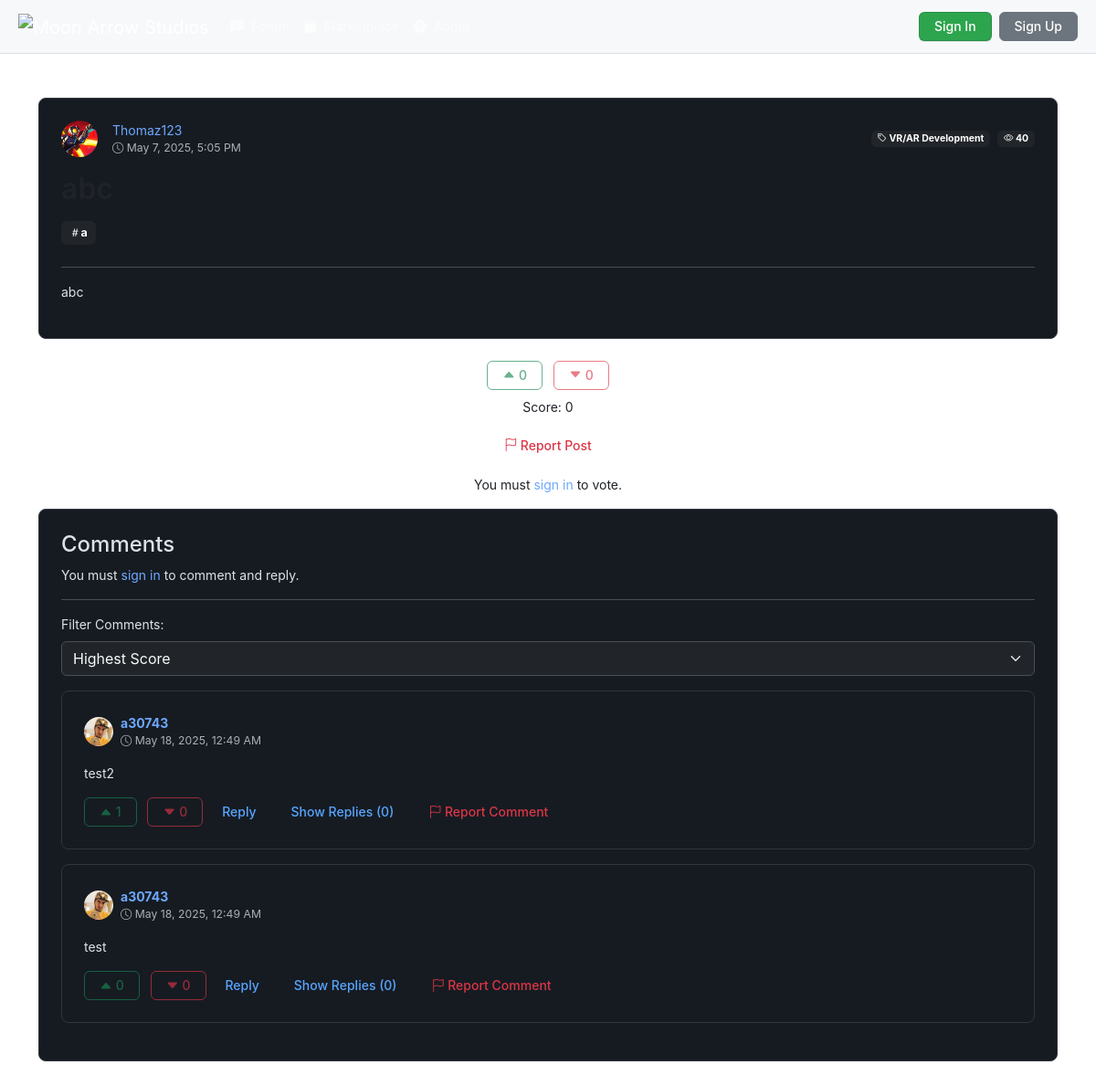
The page /php/view_post.php?id=81&comment=74 on the database its author committed.
### tables this page shows
CREATE TABLE IF NOT EXISTS `posts` (
  `id` int NOT NULL AUTO_INCREMENT,
  `title` varchar(255) NOT NULL,
  `content` text NOT NULL,
  `category_id` int NOT NULL,
  `hashtags` text,
  `images` text,
  `created_at` timestamp NULL DEFAULT CURRENT_TIMESTAMP,
  `videos` text,
  `user_id` int NOT NULL,
  `upvotes` int DEFAULT '0',
  `downvotes` int DEFAULT '0',
  `status` enum('published','draft','hidden') NOT NULL DEFAULT 'published',
  `views` int DEFAULT '0',
  `updated_at` timestamp NULL DEFAULT CURRENT_TIMESTAMP ON UPDATE CURRENT_TIMESTAMP,
  `reported_count` int DEFAULT '0',
  PRIMARY KEY (`id`),
  KEY `fk_posts_categories` (`category_id`),
  KEY `user_id` (`user_id`)
);

CREATE TABLE IF NOT EXISTS `users` (
  `user_id` int NOT NULL AUTO_INCREMENT,
  `username` varchar(50) NOT NULL,
  `email` varchar(100) NOT NULL,
  `password` varchar(255) NOT NULL,
  `role` enum('admin','user') DEFAULT 'user',
  `created_at` datetime DEFAULT CURRENT_TIMESTAMP,
  `profile_picture` varchar(255) DEFAULT NULL,
  `banner` varchar(255) DEFAULT NULL,
  `description` text,
  `status` enum('active','suspended') NOT NULL DEFAULT 'active',
  `youtube` varchar(255) DEFAULT NULL,
  `linkedin` varchar(255) DEFAULT NULL,
  `twitter` varchar(255) DEFAULT NULL,
  `instagram` varchar(255) DEFAULT NULL,
  `github` varchar(255) DEFAULT NULL,
  `portfolio` varchar(255) DEFAULT NULL,
  `reported_count` int NOT NULL DEFAULT '0',
  PRIMARY KEY (`user_id`),
  UNIQUE KEY `username` (`username`),
  UNIQUE KEY `email` (`email`)
);

CREATE TABLE IF NOT EXISTS `categories` (
  `id` int NOT NULL AUTO_INCREMENT,
  `name` varchar(100) NOT NULL,
  PRIMARY KEY (`id`)
);

CREATE TABLE IF NOT EXISTS `comments` (
  `id` int NOT NULL AUTO_INCREMENT,
  `post_id` int NOT NULL,
  `user_id` int NOT NULL,
  `content` text NOT NULL,
  `created_at` datetime DEFAULT CURRENT_TIMESTAMP,
  `parent_id` int DEFAULT NULL,
  `upvotes` int NOT NULL DEFAULT '0',
  `downvotes` int NOT NULL DEFAULT '0',
  `status` enum('published','draft','hidden') NOT NULL DEFAULT 'published',
  `reported_count` int NOT NULL DEFAULT '0',
  `updated_at` timestamp NULL DEFAULT CURRENT_TIMESTAMP ON UPDATE CURRENT_TIMESTAMP,
  PRIMARY KEY (`id`),
  KEY `post_id` (`post_id`),
  KEY `user_id` (`user_id`),
  KEY `idx_parent_id` (`parent_id`)
);

### php/view_post.php (the view, shortened to what this page needs)
<?php
require 'db_connect.php';
$post_id = isset($_GET['id']) ? intval($_GET['id']) : 0;
$stmt = $conn->prepare("SELECT posts.*, categories.name AS category_name, users.username, users.profile_picture
                        FROM posts
                        JOIN categories ON posts.category_id = categories.id
                        JOIN users ON posts.user_id = users.user_id
                        WHERE posts.id = ? AND posts.status = 'published'");
$stmt->bind_param("i", $post_id);
$stmt->execute();
$result = $stmt->get_result();
$post = $result->fetch_assoc();
$filter = isset($_GET['filter']) ? $_GET['filter'] : 'highest_score';
$order_by = 'c1.created_at DESC';
switch ($filter) {
    case 'highest_score':
    default:
        $order_by = '(c1.upvotes - c1.downvotes) DESC';
        break;
}
$comments_stmt = $conn->prepare("
    SELECT c1.*, users.username, users.profile_picture,
        (SELECT COUNT(*) FROM comments c2 WHERE c2.parent_id = c1.id AND c2.status != 'hidden') AS reply_count
    FROM comments c1
    JOIN users ON c1.user_id = users.user_id
    WHERE c1.post_id = ? AND c1.parent_id IS NULL AND c1.status != 'hidden'
    ORDER BY $order_by
");
$comments_stmt->bind_param("i", $post_id);
$comments_stmt->execute();
$comments_result = $comments_stmt->get_result();
$comments = [];
while ($row = $comments_result->fetch_assoc()) {
    $row['replies'] = [];
    $comments[] = $row;
}
?>
<!DOCTYPE html>
<html lang="en" data-bs-theme="dark">
<head> <?php include 'header.php'; ?>
	<link rel="stylesheet" href="https://cdnjs.cloudflare.com/ajax/libs/highlight.js/11.7.0/styles/default.min.css">
	<link rel="stylesheet" href="https://cdn.quilljs.com/1.3.7/quill.snow.css">
    <link rel="stylesheet" href="https://cdnjs.cloudflare.com/ajax/libs/animate.css/4.1.1/animate.min.css" />
</head>
<body>
<div class="container mt-5">
    <div class="card animate__animated animate__fadeIn">
        <div class="card-body">
            <div class="post-header mb-4">
                <div class="d-flex align-items-center justify-content-between mb-3">
                    <div class="d-flex align-items-center animate__animated animate__fadeInLeft">
                        <div class="profile-pic-container me-3">
                            <?php if (!empty($post['profile_picture'])): ?>
                                <img src="<?= htmlspecialchars($post['profile_picture']) ?>" alt="Profile" class="rounded-circle" width="40" height="40">
                            <?php else: ?>
                                <div class="rounded-circle bg-secondary d-flex align-items-center justify-content-center" style="width: 40px; height: 40px;">
                                    <i class="bi bi-person-fill text-white"></i>
                                </div>
                            <?php endif; ?>
                        </div>
                        <div>
                            <a href="profile.php?id=<?= htmlspecialchars($post['user_id']) ?>" class="text-decoration-none">
                                <?= htmlspecialchars($post['username'] ?? 'Anonymous') ?>
                            </a>
                            <div class="text-muted small">
                                <i class="bi bi-clock"></i> <?= date('F j, Y, g:i A', strtotime($post['created_at'])) ?>
                            </div>
                        </div>
                    </div>
                    <div class="d-flex align-items-center animate__animated animate__fadeInRight">
                        <span class="badge bg-dark me-2">
                            <i class="bi bi-tag"></i> <?= htmlspecialchars($post['category_name'] ?? 'Uncategorized') ?>
                        </span>
                        <span class="badge bg-dark">
                            <i class="bi bi-eye"></i> <?= htmlspecialchars($post['views'] ?? '0') ?>
                        </span>
                    </div>
                </div>
                <h1 class="card-title mb-3 animate__animated animate__fadeInDown"><?= htmlspecialchars($post['title'] ?? 'No Title') ?></h1>
                <?php if (!empty($post['hashtags'])): ?>
                    <div class="hashtag-container mb-3 animate__animated animate__fadeIn">
                        <?php
                        preg_match_all('/#([^\s#]+)/', $post['hashtags'], $matches);
                        foreach ($matches[1] as $tag) {
                            echo '<span class="badge bg-dark me-1"><i class="bi bi-hash"></i>' . htmlspecialchars($tag) . '</span>';
                        }
                        ?>
                    </div>
                <?php endif; ?>
            </div>
            <hr>
            <div class="animate__animated animate__fadeIn">
                <?= $post['content'] ?>
            </div>
        </div>
    </div>
</div>
<div class="text-center mt-3 animate__animated animate__fadeIn animate__delay-1s">
    <button class="btn btn-outline-success me-2 upvote-btn <?= isset($_SESSION['user_id']) ? '' : 'disabled' ?>" data-post-id="<?= $post_id ?>" <?= isset($_SESSION['user_id']) ? '' : 'disabled' ?>>
        <i class="bi bi-caret-up-fill"></i> <span id="upvote-count"><?= $post['upvotes'] ?></span>
    </button>
    <button class="btn btn-outline-danger downvote-btn <?= isset($_SESSION['user_id']) ? '' : 'disabled' ?>" data-post-id="<?= $post_id ?>" <?= isset($_SESSION['user_id']) ? '' : 'disabled' ?>>
        <i class="bi bi-caret-down-fill"></i> <span id="downvote-count"><?= $post['downvotes'] ?></span>
    </button>
    <p class="mt-2">Score: <span id="score"><?= $post['upvotes'] - $post['downvotes'] ?></span></p>
    <button class="btn text-danger report-btn mb-3" data-content-type="post" data-content-id="<?= $post_id ?>">
        <i class="bi bi-flag"></i> Report Post
    </button>
</div>
<?php if (!isset($_SESSION['user_id'])): ?>
    <p class="text-center animate__animated animate__fadeIn animate__delay-1s">You must <a href="sign_in/sign_in_html.php" class="text-decoration-none">sign in</a> to vote.</p>
<?php endif; ?>
<div class="container mt-3">
    <div class="card animate__animated animate__fadeIn animate__delay-1s">
        <div class="card-body">
            <h4 class="animate__animated animate__fadeInLeft">Comments</h4>
            <?php if (isset($_SESSION['user_id'])): ?>
                <div id="comment-editor" class="mb-3 animate__animated animate__fadeIn animate__delay-1s"></div>
                <button class="btn btn-primary animate__animated animate__fadeIn animate__delay-1s" id="submit-comment" data-post-id="<?= $post_id ?>">Submit Comment</button>
            <?php else: ?>
                <p class="animate__animated animate__fadeIn animate__delay-1s">You must <a href="sign_in/sign_in_html.php" class="text-decoration-none">sign in</a> to comment and reply.</p>
            <?php endif; ?>
            <hr>
            <div class="mb-3 animate__animated animate__fadeIn animate__delay-1s">
                <label for="filter" class="form-label">Filter Comments:</label>
                <select name="filter" id="filter" class="form-select me-2 bg-dark text-light">
                    <option value="highest_score" <?= isset($_GET['filter']) && $_GET['filter'] == 'highest_score' ? 'selected' : '' ?>>Highest Score</option>
                </select>
            </div>
            <div id="comments-container">
                <?php
                $commentDelay = 1;
                foreach ($comments as $comment):
                $commentDelay += 0.2;
                ?>
                <div class="card mb-3 animate__animated animate__fadeInUp" id="comment-<?php echo $comment['id']; ?>" style="max-width: 100%; animation-delay: <?= $commentDelay ?>s;">
                    <div class="card-body">
                        <div class="d-flex align-items-center mb-3">
                            <div class="me-2">
                                <?php if (!empty($comment['profile_picture'])): ?>
                                    <img src="<?= htmlspecialchars($comment['profile_picture']) ?>" alt="Profile" class="rounded-circle" width="32" height="32">
                                <?php else: ?>
                                    <div class="rounded-circle bg-secondary d-flex align-items-center justify-content-center" style="width: 32px; height: 32px;">
                                        <i class="bi bi-person-fill text-white"></i>
                                    </div>
                                <?php endif; ?>
                            </div>
                            <div>
                                <a href="profile.php?id=<?php echo htmlspecialchars($comment['user_id']); ?>" class="text-decoration-none fw-bold">
                                    <?php echo htmlspecialchars($comment['username']); ?>
                                </a>
                                <div class="text-muted small">
                                    <i class="bi bi-clock"></i> <?php echo date('F j, Y, g:i A', strtotime($comment['created_at'])); ?>
                                </div>
                            </div>
                        </div>
                        <p class="card-text"><?php echo $comment['content']; ?></p>
                        <button class="btn btn-outline-success me-2 upvote-comment-btn <?php echo isset($_SESSION['user_id']) ? '' : 'disabled'; ?>" data-comment-id="<?php echo $comment['id']; ?>">
                            <i class="bi bi-caret-up-fill"></i> <span class="upvote-count"><?php echo $comment['upvotes'] ?? 0; ?></span>
                        </button>
                        <button class="btn btn-outline-danger downvote-comment-btn <?php echo isset($_SESSION['user_id']) ? '' : 'disabled'; ?>" data-comment-id="<?php echo $comment['id']; ?>">
                            <i class="bi bi-caret-down-fill"></i> <span class="downvote-count"><?php echo $comment['downvotes'] ?? 0; ?></span>
                        </button>
                        <a class="btn btn-link text-decoration-none reply-btn" data-comment-id="<?php echo $comment['id']; ?>">Reply</a>
                        <a class="btn btn-link text-decoration-none toggle-replies-btn" data-comment-id="<?php echo $comment['id']; ?>" data-reply-count="<?php echo $comment['reply_count']; ?>">
                            Show Replies (<?php echo $comment['reply_count']; ?>)
                        </a>
                        <button class="btn text-danger report-btn" data-content-type="comment" data-content-id="<?= $comment['id'] ?>">
                            <i class="bi bi-flag"></i> Report Comment
                        </button>
                    </div>
                </div>
                <?php endforeach; ?>
            </div>
        </div>
    </div>
</div>
	<br> <?php $conn->close(); ?> <script src="https://cdn.quilljs.com/1.3.7/quill.min.js"></script>
</body>

### php/header.php (style rules this page uses)
:root { --color-canvas-default: #ffffff; --color-canvas-subtle: #f6f8fa; --color-border-default: #d0d7de; --color-border-muted: #d8dee4; --color-btn-primary-bg: #2da44e; --color-btn-primary-hover-bg: #2c974b; --color-fg-default: #1F2328; --color-fg-muted: #656d76; --color-accent-fg: #0969da; --color-input-bg: #ffffff; --color-card-bg: #ffffff; --color-card-border: #d0d7de; --color-header-bg: #f6f8fa; --color-modal-bg: #ffffff; --color-alert-error-bg: #FFEBE9; --color-alert-error-border: rgba(255, 129, 130, 0.4); --color-alert-error-fg: #cf222e; --animation-duration: 0.8s; }
.header { font-family: -apple-system, BlinkMacSystemFont, "Segoe UI", "Noto Sans", Helvetica, Arial, sans-serif; background-color: var(--color-canvas-default); color: var(--color-fg-default); line-height: 1.5; font-size: 14px; }
.header .btn { border-radius: 6px; padding: 5px 16px; font-size: 14px; font-weight: 500; line-height: 20px; transition: .2s cubic-bezier(0.3, 0, 0.5, 1); }

### php/view_post.php (style rules this page uses)
:root { --color-canvas-default: #ffffff; --color-canvas-subtle: #f6f8fa; --color-border-default: #d0d7de; --color-border-muted: #d8dee4; --color-btn-primary-bg: #2da44e; --color-btn-primary-hover-bg: #2c974b; --color-fg-default: #1F2328; --color-fg-muted: #656d76; --color-accent-fg: #0969da; --color-input-bg: #ffffff; --color-vote-active: #238636; --color-downvote-active: #cf222e; --color-comment-bg: #ffffff; --color-comment-border: #d0d7de; --color-reply-bg: #f6f8fa; --color-code-bg: #f6f8fa; --color-media-overlay: rgba(0, 0, 0, 0.5); --color-card-bg: #161b22; --color-card-border: #30363d; --color-accent-fg: #58a6ff; }
* { transition: all 0.3s ease-in-out; }
.card-title { font-size: 32px; font-weight: 600; margin-bottom: 8px; color: var(--color-fg-default); }
.card { background-color: var(--color-card-bg); border: 1px solid var(--color-card-border); border-radius: 8px; transition: all 0.4s cubic-bezier(0.4, 0, 0.2, 1); transform: translateZ(0); will-change: transform; margin-bottom: 1.5rem; position: relative; overflow: hidden; }
.card::before, .card::after { content: ''; position: absolute; left: 0; width: 100%; height: 2px; background: rgba(88, 166, 255, 0.3); transition: all 0.6s cubic-bezier(0.4, 0, 0.2, 1); z-index: 2; opacity: 0; }
.card::before { top: 0; transform: translateX(-105%); box-shadow: 0 0 15px rgba(88, 166, 255, 0.3); }
.card::after { bottom: 0; transform: translateX(105%); box-shadow: 0 0 15px rgba(88, 166, 255, 0.3); }
.card-body { padding: 24px; }
.upvote-btn, .downvote-btn { padding: 6px 12px; border-radius: 6px; border: 1px solid var(--color-border-default); background-color: var(--color-canvas-default); transition: all 0.2s ease; }
.reply-btn, .toggle-replies-btn { color: var(--color-accent-fg); font-size: 14px; padding: 4px 8px; border-radius: 4px; }
.hashtag-container .badge { font-size: 0.9em; padding: 0.5em 0.7em; }

### rows shown on the page
posts: user.username "Thomaz123", created_at "May 7, 2025, 5:05 PM", category.name "VR/AR Development", views "40", content "abc", upvotes "0", downvotes "0", $post['upvotes']-$post['downvotes'] "0"
comments: user.username "a30743", created_at "May 18, 2025, 12:49 AM", content "test2", upvotes "1", downvotes "0", reply_count "0"
comments: user.username "a30743", created_at "May 18, 2025, 12:49 AM", content "test", upvotes "0", downvotes "0", reply_count "0"

### other values the page prints
$tag "a"
